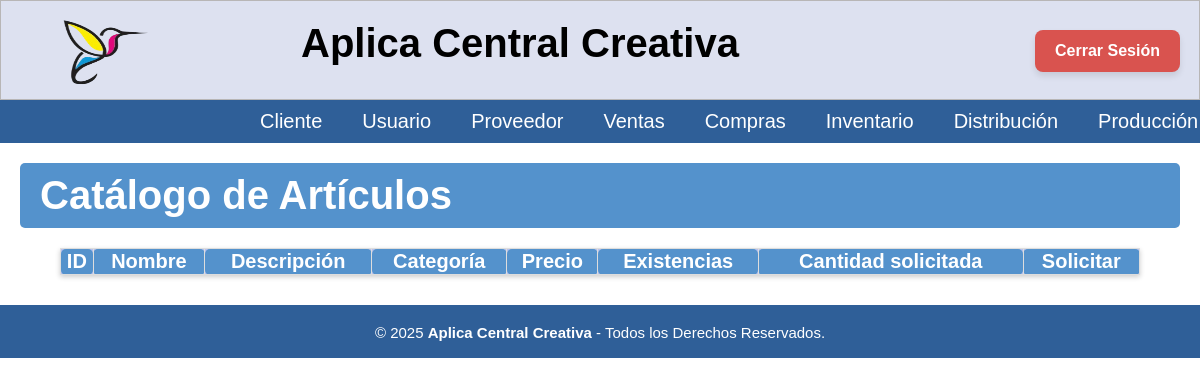
Page /Compras/Solicitar/Solicitar_Compra.php (signed in) on the earlier database version.
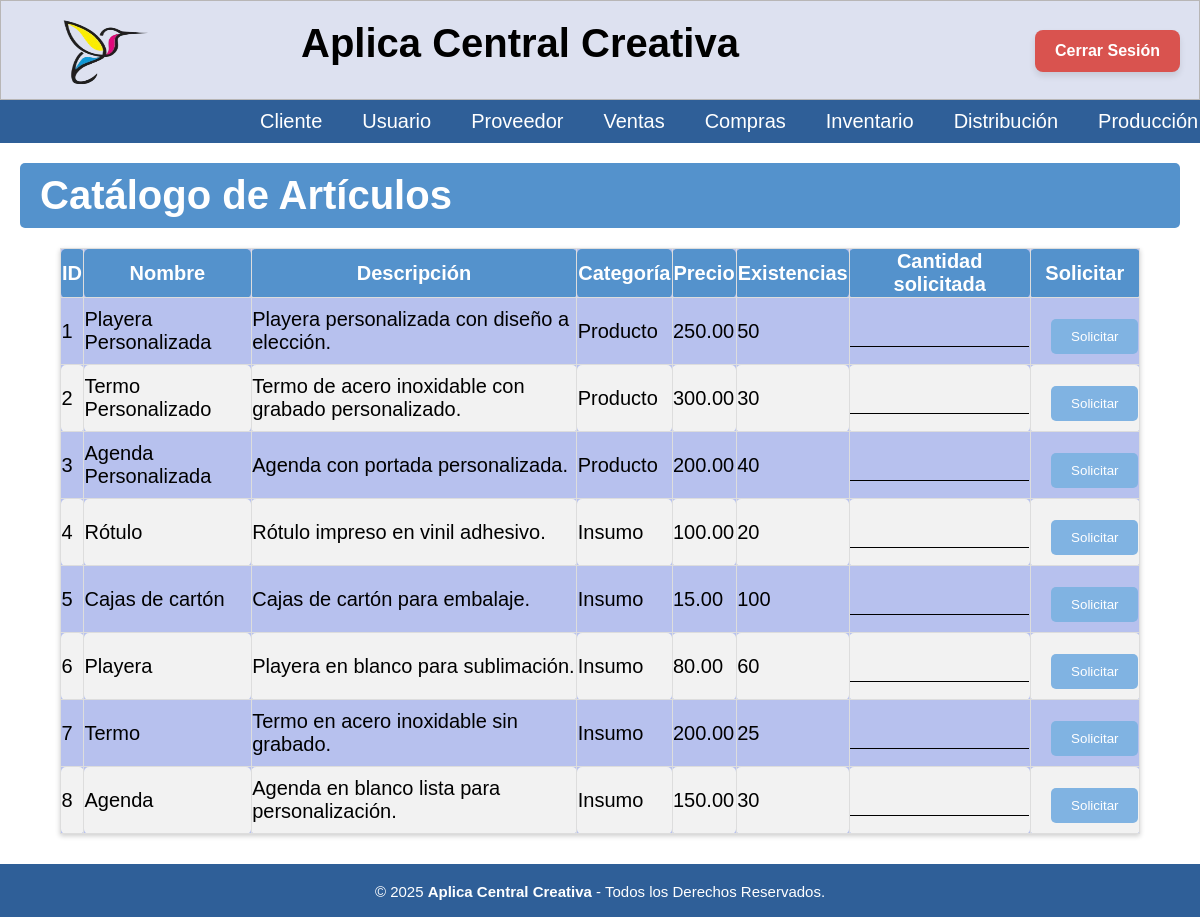
Same page on the later database version.
### tables this page shows
create table articulos(
id_articulo INT NOT NULL PRIMARY KEY,
nombre_articulo VARCHAR(70) NOT NULL,
descripcion TEXT NOT NULL,
categoria ENUM('Insumo', 'Producto') NOT NULL,  
precio NUMERIC(16,2),
costo NUMERIC(16,2),
existencias INT NOT NULL DEFAULT 0,
imagen VARCHAR(255),
fecha_registro DATETIME NOT NULL
);

### Compras/Solicitar/Solicitar_Compra.php (the view, shortened to what this page needs)
<?php
include('../../BD/ConexionBD.php');
include('../../Nav/header2.php');
$sql = "SELECT id_articulo, nombre_articulo, descripcion, categoria, precio, existencias FROM articulos";
$result = $conn->query($sql);
?>
<body>
    <h1 class="titulo">Catálogo de Artículos</h1>
    <table class='tabla_com'>
        <thead>
            <tr>
                <th>ID</th>
                <th>Nombre</th>
                <th>Descripción</th>
                <th>Categoría</th>
                <th>Precio</th>
                <th>Existencias</th>
                <th>Cantidad solicitada</th>
                <th>Solicitar</th>
            </tr>
        </thead>
        <tbody>
            <?php while ($fila = $result->fetch_assoc()) : ?>
            <tr>
                <td><?= htmlspecialchars($fila['id_articulo']) ?></td>
                <td><?= htmlspecialchars($fila['nombre_articulo']) ?></td>
                <td><?= htmlspecialchars($fila['descripcion']) ?></td>
                <td><?= htmlspecialchars($fila['categoria']) ?></td>
                <td><?= number_format($fila['precio'], 2) ?></td>
                <td><?= htmlspecialchars($fila['existencias']) ?></td>
                <td>
                    <form method="POST">
                        <input class='contenido' type="number" name="cantidad" min="1" required>
                </td>
                <td>
                        <button class='regresar' type="submit" name="solicitar">Solicitar</button>
                </td>
            </tr>
            <?php endwhile; ?>
        </tbody>
    </table>
</body>
<?php
include('../../Nav/footer.php');
?>
</html>

### Nav/header2.php (shortened to what this page needs)
<?php
include('../../BD/ConexionBD.php');
$id_rol = $_SESSION['id_rol'];
$menus = [
    1 => [
        "Cliente" => "../../Home/inicio.php",
        "Usuario" => "../../Usuarios/Usuario.php",
        "Proveedor" => "../../Compras/Cotizacion/Cotizar.php",
        "Ventas" => "../../Venta/Detalle_venta.php",
        "Compras" => [
            "Solicitar" => "../../Compras/Solicitar/Solicitar_Compra.php",
            "Aprobar" => "../../Compras/Aprobar/Aprobar_Compra.php"
        ],
        "Inventario" => "../../Inventario/Inventario.php",
        "Distribución" => "../../Distribucion/Distribucion.php",
        "Producción" =>[
           "Produccion" => "../../Produccion/pro.php",
           "Productor" => "../../Produccion/Productor.php"
        ]
    ],
    2 => ["Catalogo" => "../Home/inicio.php"],
    3 => ["Proveedor" => "../../Compras/Cotizacion/Cotizar.php"],
    4 => ["Compras" => [
        "Solicitar" => "../../Compras/Solicitar/Solicitar_Compra.php",
        "Aprobar" => "../../Compras/Aprobar/Aprobar_Compra.php",
    ]],
    5 => ["Ventas" => "../../Venta/Detalle_venta.php"],
    6 => ["Producción" => [
        "Produccion" => "../../Produccion/pro.php",
         "Productor" => "../../Produccion/Productor.php"
  ]],
    7 => ["Distribución" => "../../Distribucion/Distribucion.php"],
    8 => ["Inventario" => "../../Inventario/Inventario.php"]
];
?>
<!DOCTYPE html>
<html lang="es">
<head>
    <link rel="stylesheet" href="../../CSS/menu.css" type="text/css">
    <link rel="stylesheet" href="../../CSS/cabecera.css" type="text/css">
    <link rel="stylesheet" href="../../CSS/pie_pagina.css" type="text/css">
    <link rel="stylesheet" href="../../CSS/tablas_boton.css" type="text/css">
    <link rel="stylesheet" href="../../CSS/formularios.css" type="text/css">
    <link rel="stylesheet" href="../../CSS/departamentos.css" type="text/css">
    <link rel="stylesheet" href="../../CSS/cabecera2.css" type="text/css">
</head>
<body>
<header class="cabecera_p">
    <div class="cabecera">
        <h1 class="nom_sis">Aplica Central Creativa</h1>
        <a href="../../Inicio/inicio.php">
            <img src="../../Imagenes/acc_logo.png" class="img-logo" alt="Logo">
        </a>
        <div class="logout-container">
            <form method="POST" action="../../Nav/CerrarSesion.php">
                <button type="submit" name="cerrar_sesion" class="btn_logout">Cerrar Sesión</button>
            </form>
        </div>
    </div>
        <div class="header">
            <ul class="nav">
                <?php
                if ($id_rol && isset($menus[$id_rol])) {
                    foreach ($menus[$id_rol] as $nombre => $url) {
                        if (is_array($url)) {
                            echo "<li><a href='#'>$nombre</a><ul class='submenu'>";
                            echo "</ul></li>";
                        } else {
                            echo "<li><a href='$url'>$nombre</a></li>";
                        }
                    }
                } else {
                    echo "<li><a href='#'>Acceso Denegado</a></li>";
                }
                ?>
            </ul>
        </div>
    </header>
</body>
</html>

Differences in the rows shown:
added articulos: id_articulo "1", nombre_articulo "Playera Personalizada", descripcion "Playera personalizada con diseño a elección.", categoria "Producto", precio "250.00", existencias "50"
added articulos: id_articulo "2", nombre_articulo "Termo Personalizado", descripcion "Termo de acero inoxidable con grabado personalizado.", categoria "Producto", precio "300.00", existencias "30"
added articulos: id_articulo "3", nombre_articulo "Agenda Personalizada", descripcion "Agenda con portada personalizada.", categoria "Producto", precio "200.00", existencias "40"
added articulos: id_articulo "4", nombre_articulo "Rótulo", descripcion "Rótulo impreso en vinil adhesivo.", categoria "Insumo", precio "100.00", existencias "20"
added articulos: id_articulo "5", nombre_articulo "Cajas de cartón", descripcion "Cajas de cartón para embalaje.", categoria "Insumo", precio "15.00", existencias "100"
added articulos: id_articulo "6", nombre_articulo "Playera", descripcion "Playera en blanco para sublimación.", categoria "Insumo", precio "80.00", existencias "60"
added articulos: id_articulo "7", nombre_articulo "Termo", descripcion "Termo en acero inoxidable sin grabado.", categoria "Insumo", precio "200.00", existencias "25"
added articulos: id_articulo "8", nombre_articulo "Agenda", descripcion "Agenda en blanco lista para personalización.", categoria "Insumo", precio "150.00", existencias "30"
